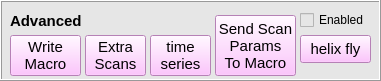
   <widget class="QFrame" name="frame_advanced">
    <property name="geometry">
     <rect>
      <x>480</x>
      <y>320</y>
      <width>381</width>
      <height>81</height>
     </rect>
    </property>
    <property name="font">
     <font>
      <pointsize>11</pointsize>
     </font>
    </property>
    <property name="styleSheet">
     <string notr="true">background-color: rgb(230, 230, 230);</string>
    </property>
    <property name="frameShape">
     <enum>QFrame::Box</enum>
    </property>
    <property name="frameShadow">
     <enum>QFrame::Raised</enum>
    </property>
    <widget class="QPushButton" name="pb_writeMacro">
     <property name="geometry">
      <rect>
       <x>10</x>
       <y>35</y>
       <width>71</width>
       <height>41</height>
      </rect>
     </property>
     <property name="font">
      <font>
       <pointsize>11</pointsize>
      </font>
     </property>
     <property name="styleSheet">
      <string notr="true">background-color: rgb(255, 180, 255);</string>
     </property>
     <property name="text">
      <string>Write
Macro</string>
     </property>
    </widget>
    <widget class="QPushButton" name="pb_sendScanParamToMacro">
     <property name="geometry">
      <rect>
       <x>215</x>
       <y>15</y>
       <width>81</width>
       <height>61</height>
      </rect>
     </property>
     <property name="font">
      <font>
       <pointsize>11</pointsize>
      </font>
     </property>
     <property name="styleSheet">
      <string notr="true">background-color: rgb(255, 180, 255);</string>
     </property>
     <property name="text">
      <string>Send Scan
Params
To Macro</string>
     </property>
    </widget>
    <widget class="QCheckBox" name="checkBox_enable_advanced">
     <property name="geometry">
      <rect>
       <x>300</x>
       <y>10</y>
       <width>71</width>
       <height>20</height>
      </rect>
     </property>
     <property name="text">
      <string>Enabled</string>
     </property>
     <property name="checked">
      <bool>false</bool>
     </property>
    </widget>
    <widget class="QLabel" name="label_44">
     <property name="geometry">
      <rect>
       <x>10</x>
       <y>10</y>
       <width>201</width>
       <height>21</height>
      </rect>
     </property>
     <property name="font">
      <font>
       <pointsize>11</pointsize>
       <weight>75</weight>
       <bold>true</bold>
      </font>
     </property>
     <property name="styleSheet">
      <string notr="true"/>
     </property>
     <property name="text">
      <string>Advanced</string>
     </property>
     <property name="alignment">
      <set>Qt::AlignLeading|Qt::AlignLeft|Qt::AlignVCenter</set>
     </property>
    </widget>
    <widget class="QPushButton" name="pb_extra_scans">
     <property name="geometry">
      <rect>
       <x>85</x>
       <y>35</y>
       <width>61</width>
       <height>41</height>
      </rect>
     </property>
     <property name="font">
      <font>
       <pointsize>11</pointsize>
      </font>
     </property>
     <property name="styleSheet">
      <string notr="true">background-color: rgb(255, 180, 255);</string>
     </property>
     <property name="text">
      <string>Extra
Scans</string>
     </property>
    </widget>
    <widget class="QPushButton" name="pb_timeSeries">
     <property name="geometry">
      <rect>
       <x>150</x>
       <y>35</y>
       <width>61</width>
       <height>41</height>
      </rect>
     </property>
     <property name="font">
      <font>
       <pointsize>11</pointsize>
      </font>
     </property>
     <property name="styleSheet">
      <string notr="true">background-color: rgb(255, 180, 255);</string>
     </property>
     <property name="text">
      <string>time
series</string>
     </property>
    </widget>
    <widget class="QPushButton" name="pb_helix_scan">
     <property name="geometry">
      <rect>
       <x>300</x>
       <y>35</y>
       <width>71</width>
       <height>28</height>
      </rect>
     </property>
     <property name="font">
      <font>
       <pointsize>11</pointsize>
      </font>
     </property>
     <property name="styleSheet">
      <string notr="true">background-color: rgb(255, 180, 255);</string>
     </property>
     <property name="text">
      <string>helix fly</string>
     </property>
    </widget>
   </widget>
